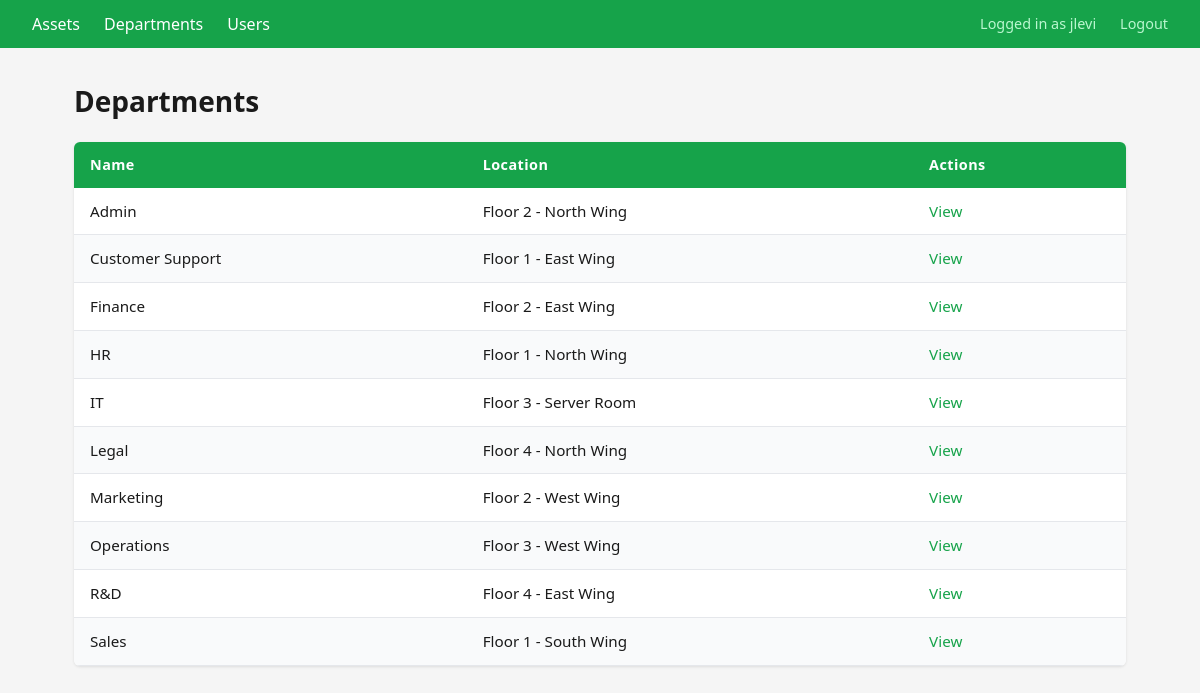
The page /departments/ (signed in) on the database its author committed.
### tables this page shows
CREATE TABLE departments (
    department_id INTEGER PRIMARY KEY AUTOINCREMENT,
    name          TEXT NOT NULL UNIQUE,
    location      TEXT NOT NULL,
    created_at    DATETIME DEFAULT CURRENT_TIMESTAMP
);

### controllers/departments.py (the view)
@departments_bp.route('/')
@login_required
def index():
    db = get_db_connection()
    departments = db.execute('SELECT * FROM departments ORDER BY name').fetchall()
    db.close()
    return render_template('departments/index.html', departments=departments)

### controllers/auth.py (called while the page is built)
def login_required(view):
    @functools.wraps(view)
    def wrapped_view(**kwargs):
        if 'user_id' not in session:
            return redirect(url_for('auth.login'))
        return view(**kwargs)
    return wrapped_view

### model.py (called while the page is built)
def get_db_connection():
    connection = sqlite3.connect(DATABASE)
    connection.row_factory = sqlite3.Row
    connection.execute("PRAGMA foreign_keys = ON")
    return connection

### templates/departments/index.html (shortened to what this page needs)
{% extends 'standard.html' %}
{% block content %}
<h1>Departments</h1>
<table>
    <thead>
        <tr>
            <th>Name</th>
            <th>Location</th>
            <th>Actions</th>
        </tr>
    </thead>
    <tbody>
        {% for department in departments %}
        <tr>
            <td>{{ department['name'] }}</td>
            <td>{{ department['location'] }}</td>
            <td>
                <a href="{{ url_for('departments.view', department_id=department['department_id']) }}">View</a>
            </td>
        </tr>
        {% endfor %}
    </tbody>
</table>
{% endblock %}

### static/style.css (style rules this page uses)
*, *::before, *::after { box-sizing: border-box; margin: 0; padding: 0; }
body { font-family: system-ui, -apple-system, sans-serif; font-size: 16px; line-height: 1.5; color: #1a1a1a; background-color: #f5f5f5; }
h1 { font-size: 1.75rem; font-weight: 700; margin-bottom: 1.25rem; color: #1a1a1a; }
table { width: 100%; border-collapse: collapse; background-color: #ffffff; border-radius: 6px; overflow: hidden; box-shadow: 0 1px 3px rgba(0, 0, 0, 0.1); margin-bottom: 1.5rem; }
thead { background-color: #16a34a; color: #ffffff; }
thead th { padding: 0.75rem 1rem; text-align: left; font-weight: 600; font-size: 0.9rem; letter-spacing: 0.03em; }
tbody tr { border-bottom: 1px solid #e5e7eb; }
tbody tr:nth-child(even) { background-color: #f9fafb; }
tbody td { padding: 0.75rem 1rem; font-size: 0.95rem; }
a { color: #16a34a; text-decoration: none; }
td a { margin-right: 0.5rem; font-weight: 500; }

### rows shown on the page
departments: name "Admin", location "Floor 2 - North Wing"
departments: name "Customer Support", location "Floor 1 - East Wing"
departments: name "Finance", location "Floor 2 - East Wing"
departments: name "HR", location "Floor 1 - North Wing"
departments: name "IT", location "Floor 3 - Server Room"
departments: name "Legal", location "Floor 4 - North Wing"
departments: name "Marketing", location "Floor 2 - West Wing"
departments: name "Operations", location "Floor 3 - West Wing"
departments: name "R&D", location "Floor 4 - East Wing"
departments: name "Sales", location "Floor 1 - South Wing"

### other values the page prints
{{ session.get('username') }} "jlevi"
